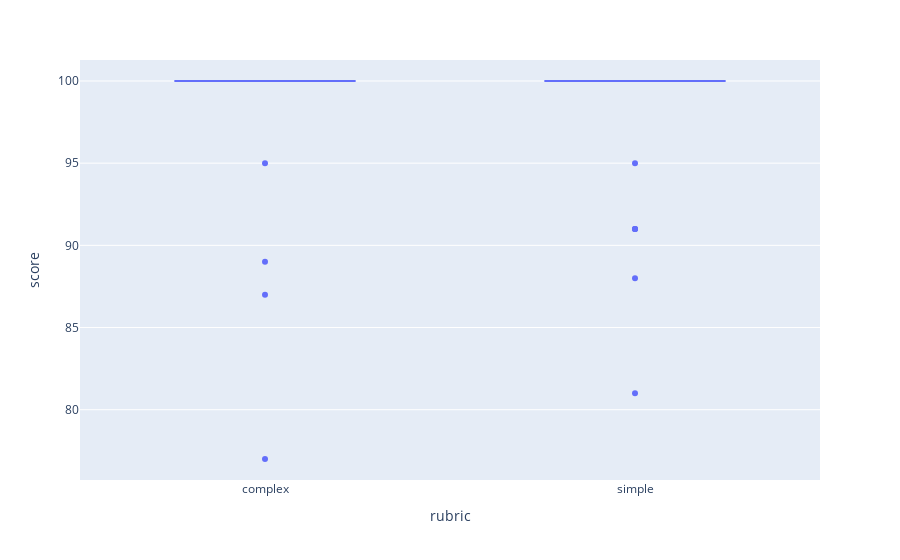

The cell this chart's notebook holds for it:
### Code cell
fig = px.box(df[(df["type"] == "code") & (df["name"] == "complex.text")], x = "rubric", y = "score")
fig.show()

### Figure 1 — Plotly figure (JSON) as saved in the notebook; plotly's stock layout.template omitted (floating-point values rounded to 4 significant figures; data arrays with more than 128 entries replaced by an {"elided": "..."} marker saying what was removed)
{"data": [{"alignmentgroup": "True", "hovertemplate": "rubric=%{x}<br>score=%{y}<extra></extra>", "legendgroup": "", "marker": {"color": "#636efa"}, "name": "", "notched": false, "offsetgroup": "", "orientation": "v", "showlegend": false, "type": "box", "x": {"elided": "240 str values"}, "x0": " ", "xaxis": "x", "y": {"elided": "240 int values"}, "y0": " ", "yaxis": "y"}], "layout": {"boxmode": "group", "legend": {"tracegroupgap": 0}, "margin": {"t": 60}, "xaxis": {"anchor": "y", "domain": [0, 1], "title": {"text": "rubric"}}, "yaxis": {"anchor": "x", "domain": [0, 1], "title": {"text": "score"}}}}
